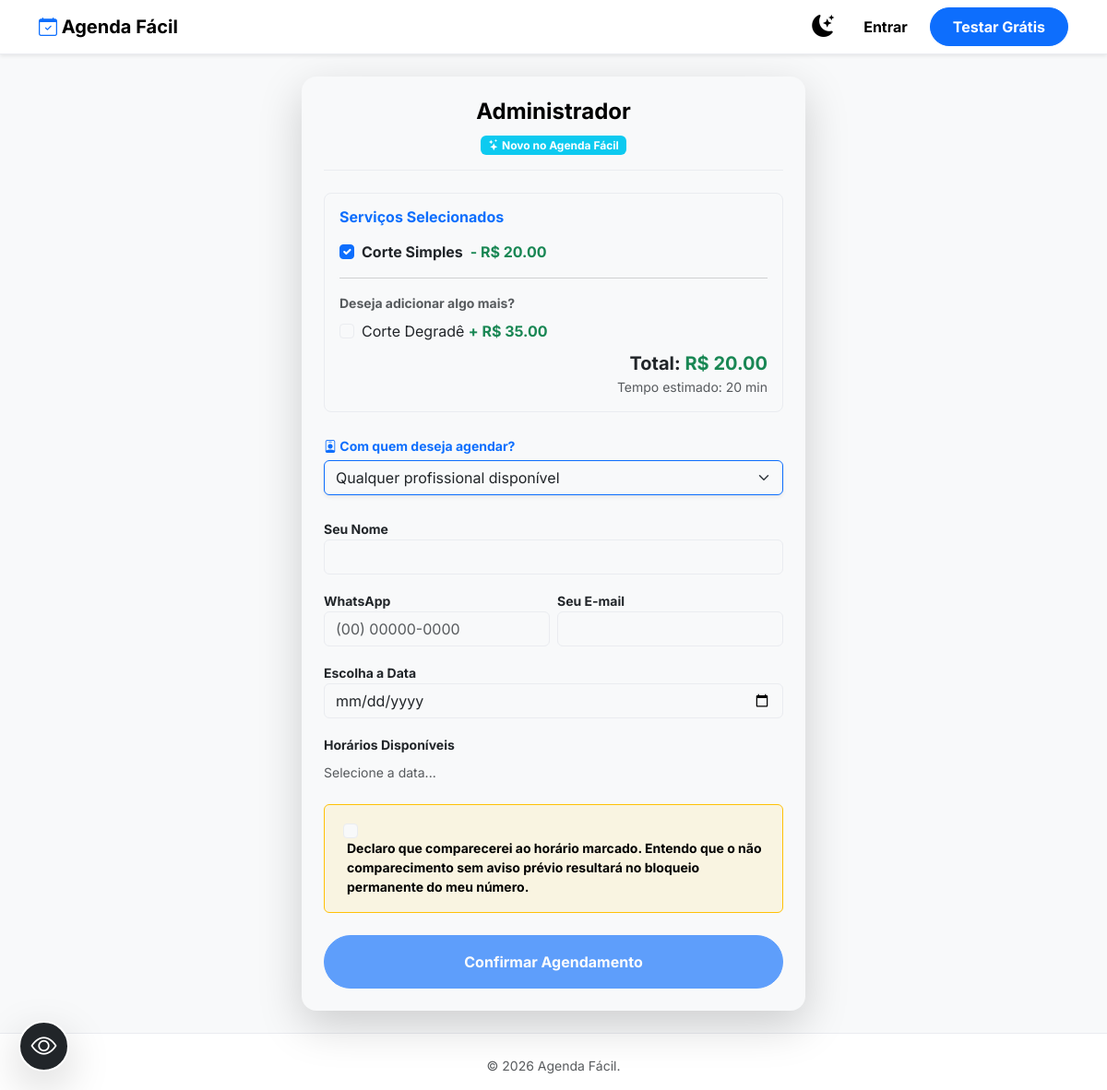
/b/admin/agendar/1, run on the app's committed database.
### app.py (models this page shows, shortened)
class Establishment(db.Model):
    __tablename__ = 'establishments'
    id = db.Column(db.Integer, primary_key=True)
    name = db.Column(db.String(100), nullable=False)
    url_prefix = db.Column(db.String(50), nullable=False, unique=True)
    contact_phone = db.Column(db.String(20), nullable=True)
    contact_email = db.Column(db.String(120), nullable=True)
    logo_filename = db.Column(db.String(100), nullable=True)
    is_active = db.Column(db.Boolean, default=False)
    capacity = db.Column(db.Integer, default=1, nullable=False)
    plan_type = db.Column(db.String(20), default='solo')
    trial_ends = db.Column(db.DateTime, nullable=True)
    loyalty_points_goal = db.Column(db.Integer, default=0)
    loyalty_reward = db.Column(db.String(150), nullable=True)
    state = db.Column(db.String(2), default='PE')
    schedules = db.relationship('DaySchedule', backref='establishment', lazy=True, cascade="all, delete-orphan")
    admins = db.relationship('Admin', backref='establishment', lazy=True)
    services = db.relationship('Service', backref='establishment', lazy=True)
    appointments = db.relationship('Appointment', backref='establishment', lazy=True)
    blacklists = db.relationship('Blacklist', backref='establishment', lazy=True)
    products = db.relationship('Product', backref='establishment', lazy=True)
    sales = db.relationship('ProductSale', backref='establishment', lazy=True)
    subscriptions = db.relationship('ClientSubscription', backref='establishment', lazy=True)
    subscription_plans = db.relationship('SubscriptionPlan', backref='establishment', lazy=True)
    @property
    def has_access(self):
        if self.is_active: return True
        if self.trial_ends and get_now_brazil() < self.trial_ends: return True
        return False
    @property
    def rating_count(self):
        return Appointment.query.filter_by(establishment_id=self.id).filter(Appointment.rating != None).count()

class Service(db.Model):
    __tablename__ = 'services'
    id = db.Column(db.Integer, primary_key=True)
    name = db.Column(db.String(100), nullable=False)
    duration = db.Column(db.Integer, nullable=False)
    price = db.Column(db.Float, nullable=False, default=0.0)
    establishment_id = db.Column(db.Integer, db.ForeignKey('establishments.id'), nullable=False)
    category_id = db.Column(db.Integer, db.ForeignKey('categories.id'), nullable=True)
    is_combo = db.Column(db.Boolean, default=False)
    original_price = db.Column(db.Float, nullable=True)
    is_club_included = db.Column(db.Boolean, default=False)
    is_hidden = db.Column(db.Boolean, default=False)

### app.py (the view)
@app.route('/b/<url_prefix>/agendar/<int:service_id>')
def schedule_service(url_prefix, service_id):
    est = Establishment.query.filter_by(url_prefix=url_prefix).first_or_404()
    if not est.has_access: return "Inativo", 403
    main_service = Service.query.get_or_404(service_id)
    other_services = Service.query.filter(
        Service.establishment_id == est.id,
        Service.id != service_id,
        Service.is_hidden == False
    ).all()
    professionals = Professional.query.filter_by(establishment_id=est.id).all() if est.plan_type == 'gestao' else []
    return render_template('agendamento.html', main_service=main_service, other_services=other_services, establishment=est, professionals=professionals)

### templates/agendamento.html (shortened to what this page needs)
{% extends 'layout.html' %}
{% block content %}
<div class="container py-4" id="container-agendamento">
    <div class="row justify-content-center">
        <div class="col-lg-6">
            <div class="card shadow-lg border-0 p-4 rounded-4">
                <div class="text-center mb-4 border-bottom pb-3">
                    <h4 class="fw-bold text-body-emphasis mb-2">{{ establishment.name }}</h4>
                    {% if establishment.rating_count > 0 %}
                        <div class="badge bg-warning text-body-emphasis"><i class="bi bi-star-fill"></i> {{ "%.1f"|format(establishment.average_rating) }} ({{ establishment.rating_count }})</div>
                    {% else %}
                        <div class="badge bg-info text-white"><i class="bi bi-stars"></i> Novo no Agenda Fácil</div>
                    {% endif %}
                </div>
                <form id="form" method="POST" action="{{ url_for('create_appointment', url_prefix=establishment.url_prefix) }}">
                    <div class="bg-body-tertiary p-3 rounded-3 mb-4 border">
                        <h6 class="fw-bold text-primary mb-3">Serviços Selecionados</h6>
                        <div class="form-check mb-2">
                            <input class="form-check-input service-cb" type="checkbox" name="services" value="{{ main_service.id }}"
                                   data-dur="{{ main_service.duration }}" data-price="{{ main_service.price }}"
                                   data-isclub="{{ 'true' if main_service.is_club_included else 'false' }}"
                                   checked onclick="return false;" style="pointer-events: none;">
                            <label class="form-check-label fw-bold">
    				{{ main_service.name }}
    				<span class="text-success ms-1">- R$ {{ "%.2f"|format(main_service.price) }}</span>
			    </label>
			    </div>
                        {% if other_services %}
                        <hr class="text-body-secondary">
                        <p class="small fw-bold text-body-secondary mb-2">Deseja adicionar algo mais?</p>
                        {% for s in other_services %}
                            {% if not s.is_hidden %}
                            <div class="form-check mb-2">
                                <input class="form-check-input service-cb" type="checkbox" name="services" value="{{ s.id }}" id="s_{{ s.id }}"
                                       data-dur="{{ s.duration }}" data-price="{{ s.price }}"
                                       data-isclub="{{ 'true' if s.is_club_included else 'false' }}">
                                <label class="form-check-label" for="s_{{ s.id }}">{{ s.name }} <span class="text-success fw-bold">+ R$ {{ "%.2f"|format(s.price) }}</span></label>
                            </div>
                            {% endif %}
                        {% endfor %}
                        {% endif %}
                        <div class="mt-2 text-end fw-bold fs-5">Total: <span class="text-success">R$ <span id="display-price">0.00</span></span></div>
                        <div class="text-end small text-body-secondary">Tempo estimado: <span id="display-dur">0</span> min</div>
                    </div>
                    {% if professionals %}
                    <div class="mb-4">
                        <label class="fw-bold small text-primary"><i class="bi bi-person-badge"></i> Com quem deseja agendar?</label>
                        <select class="form-select border-primary shadow-sm mt-1" id="professional" name="professional_id" onchange="fetchSlots()" required>
                            <option value="any">Qualquer profissional disponível</option>
                        </select>
                    </div>
                    {% endif %}
                    <div class="mb-3"><label class="fw-bold small">Seu Nome</label><input type="text" name="client_name" class="form-control" required></div>
                    <div class="row g-2 mb-3">
                        <div class="col-6">
                            <label class="fw-bold small">WhatsApp</label>
                            <input type="tel" id="client_phone_mask" class="form-control" placeholder="(00) 00000-0000" maxlength="15" required oninput="aplicarMascara(this)">
                        </div>
                        <div class="col-6"><label class="fw-bold small">Seu E-mail</label><input type="email" name="client_email" class="form-control" required></div>
                    </div>
                    <div class="mb-3"><label class="fw-bold small">Escolha a Data</label><input type="date" id="date" name="appointment_date" class="form-control" required></div>
                    <div class="mb-4"><label class="fw-bold small">Horários Disponíveis</label><div id="slots" class="d-flex flex-wrap gap-2 mt-2"><small class="text-body-secondary">Selecione a data...</small></div><input type="hidden" id="time" name="appointment_time" required></div>
                    <div class="form-check mb-4 bg-warning bg-opacity-10 p-3 rounded border border-warning">
                        <input class="form-check-input ms-1" type="checkbox" id="term_noshow" required>
                        <label class="form-check-label ms-2 small fw-bold text-body-emphasis" for="term_noshow">
                            Declaro que comparecerei ao horário marcado. Entendo que o não comparecimento sem aviso prévio resultará no bloqueio permanente do meu número.
                        </label>
                    </div>
                    <button id="btn" class="btn btn-primary w-100 py-3 fw-bold rounded-pill" disabled>Confirmar Agendamento</button>
                </form>
            </div>
        </div>
    </div>
</div>
<button id="btn-acessibilidade" class="btn btn-dark shadow-lg d-flex justify-content-center align-items-center"
        style="position: fixed; bottom: 20px; left: 20px; z-index: 9999; border-radius: 50%; width: 55px; height: 55px; border: 2px solid white;">
    <i class="bi bi-eye fs-3"></i>
</button>
{% endblock %}

### templates/layout.html (style rules this page uses)
body { font-family: 'Inter', sans-serif; display: flex; flex-direction: column; min-height: 100vh; }
body, .navbar, .card, .offcanvas { transition: background-color 0.3s ease, color 0.3s ease, border-color 0.3s ease; }
[data-bs-theme="light"] { --bs-body-bg: #f8f9fa; --bs-card-bg: #ffffff; --bs-border-color: #eaecf0; --bs-tertiary-bg: #f1f3f5; }

### data on the page
Establishment: name "Administrador"
Service: name "Corte Simples", price "20.00"
Service: name "Corte Degradê", price "35.00"
